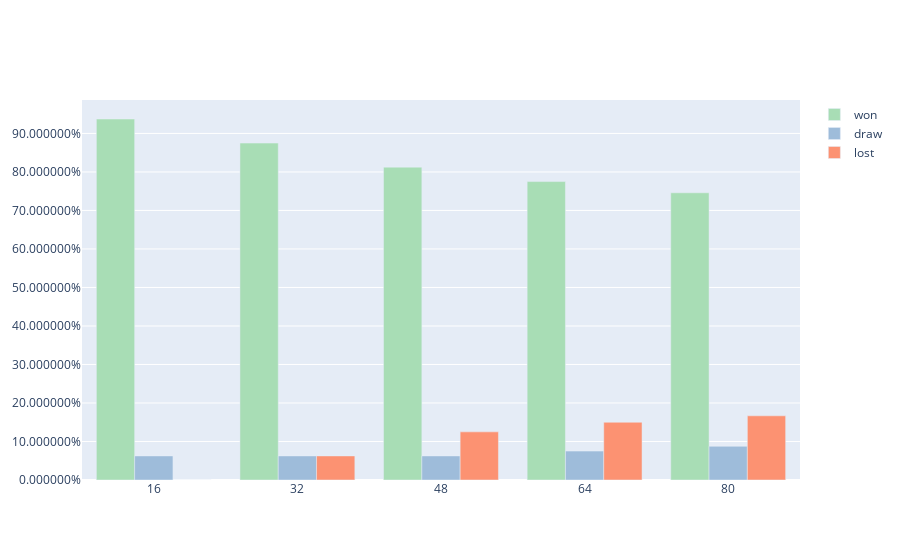

Notebook source saved alongside this figure:
### Markdown cell above
# Control Results

### Code cell
player1 = Randy('x')
player2 = Randy('o')
players = [player1, player2]

for j in trange(10):
    game = Game(players)
    for i in range(8):
        game.run()

player1.stats.display()
player1.stats.display_history()

### Figure 1 — Plotly figure (JSON) as saved in the notebook; plotly's stock layout.template omitted (floating-point values rounded to 4 significant figures)
{"data": [{"marker": {"color": "#a8ddb5"}, "name": "won", "type": "bar", "x": [16, 32, 48, 64, 80], "y": [0.9375, 0.875, 0.8125, 0.775, 0.7458]}, {"marker": {"color": "#9ebcda"}, "name": "draw", "type": "bar", "x": [16, 32, 48, 64, 80], "y": [0.0625, 0.0625, 0.0625, 0.075, 0.0875]}, {"marker": {"color": "#fc9272"}, "name": "lost", "type": "bar", "x": [16, 32, 48, 64, 80], "y": [0, 0.0625, 0.125, 0.15, 0.1667]}], "layout": {"barmode": "group", "yaxis": {"tickformat": "%"}}}
